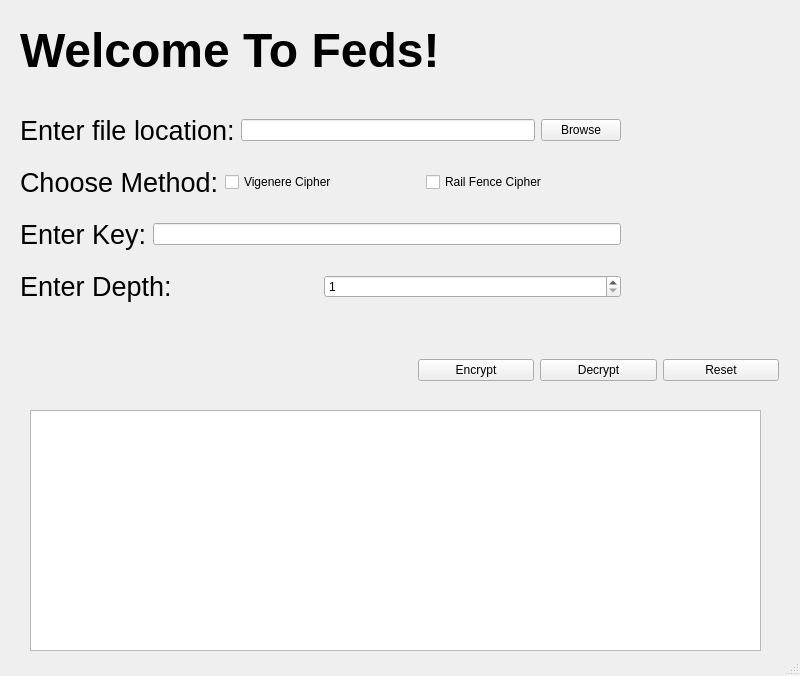
<?xml version="1.0" encoding="UTF-8"?>
<ui version="4.0">
 <class>MainWindow</class>
 <widget class="QMainWindow" name="MainWindow">
  <property name="geometry">
   <rect>
    <x>0</x>
    <y>0</y>
    <width>800</width>
    <height>676</height>
   </rect>
  </property>
  <property name="windowTitle">
   <string>MainWindow</string>
  </property>
  <widget class="QWidget" name="centralwidget">
   <widget class="QTextEdit" name="textEdit">
    <property name="geometry">
     <rect>
      <x>30</x>
      <y>410</y>
      <width>731</width>
      <height>241</height>
     </rect>
    </property>
   </widget>
   <widget class="QLabel" name="label_2">
    <property name="geometry">
     <rect>
      <x>20</x>
      <y>10</y>
      <width>451</width>
      <height>81</height>
     </rect>
    </property>
    <property name="text">
     <string>&lt;html&gt;&lt;head/&gt;&lt;body&gt;&lt;p&gt;&lt;span style=&quot; font-size:36pt; font-weight:700;&quot;&gt;Welcome To Feds!&lt;/span&gt;&lt;/p&gt;&lt;/body&gt;&lt;/html&gt;</string>
    </property>
   </widget>
   <widget class="QWidget" name="">
    <property name="geometry">
     <rect>
      <x>418</x>
      <y>340</y>
      <width>361</width>
      <height>61</height>
     </rect>
    </property>
    <layout class="QHBoxLayout" name="horizontalLayout_5">
     <item>
      <widget class="QPushButton" name="encryptButton">
       <property name="text">
        <string>Encrypt</string>
       </property>
      </widget>
     </item>
     <item>
      <widget class="QPushButton" name="decryptButton">
       <property name="text">
        <string>Decrypt</string>
       </property>
      </widget>
     </item>
     <item>
      <widget class="QPushButton" name="resetButton">
       <property name="text">
        <string>Reset</string>
       </property>
      </widget>
     </item>
    </layout>
   </widget>
   <widget class="QWidget" name="">
    <property name="geometry">
     <rect>
      <x>20</x>
      <y>100</y>
      <width>601</width>
      <height>221</height>
     </rect>
    </property>
    <layout class="QVBoxLayout" name="verticalLayout">
     <item>
      <layout class="QHBoxLayout" name="horizontalLayout">
       <item>
        <widget class="QLabel" name="label">
         <property name="text">
          <string>&lt;html&gt;&lt;head/&gt;&lt;body&gt;&lt;p&gt;&lt;span style=&quot; font-size:20pt;&quot;&gt;Enter file location:&lt;/span&gt;&lt;/p&gt;&lt;/body&gt;&lt;/html&gt;</string>
         </property>
        </widget>
       </item>
       <item>
        <widget class="QLineEdit" name="lineEdit"/>
       </item>
       <item>
        <widget class="QPushButton" name="browseButton">
         <property name="text">
          <string>Browse</string>
         </property>
        </widget>
       </item>
      </layout>
     </item>
     <item>
      <layout class="QHBoxLayout" name="horizontalLayout_2">
       <item>
        <widget class="QLabel" name="methodSelection">
         <property name="text">
          <string>&lt;html&gt;&lt;head/&gt;&lt;body&gt;&lt;p&gt;&lt;span style=&quot; font-size:20pt;&quot;&gt;Choose Method:&lt;/span&gt;&lt;/p&gt;&lt;/body&gt;&lt;/html&gt;</string>
         </property>
        </widget>
       </item>
       <item>
        <widget class="QCheckBox" name="vignerecheckBox">
         <property name="text">
          <string>Vigenere Cipher</string>
         </property>
        </widget>
       </item>
       <item>
        <widget class="QCheckBox" name="railFenceCheckbox">
         <property name="text">
          <string>Rail Fence Cipher</string>
         </property>
         <property name="iconSize">
          <size>
           <width>20</width>
           <height>20</height>
          </size>
         </property>
        </widget>
       </item>
      </layout>
     </item>
     <item>
      <layout class="QHBoxLayout" name="horizontalLayout_3">
       <item>
        <widget class="QLabel" name="label_3">
         <property name="text">
          <string>&lt;html&gt;&lt;head/&gt;&lt;body&gt;&lt;p&gt;&lt;span style=&quot; font-size:20pt;&quot;&gt;Enter Key:&lt;/span&gt;&lt;/p&gt;&lt;/body&gt;&lt;/html&gt;</string>
         </property>
        </widget>
       </item>
       <item>
        <widget class="QLineEdit" name="KeyInput"/>
       </item>
      </layout>
     </item>
     <item>
      <layout class="QHBoxLayout" name="horizontalLayout_4">
       <item>
        <widget class="QLabel" name="label_4">
         <property name="text">
          <string>&lt;html&gt;&lt;head/&gt;&lt;body&gt;&lt;p&gt;&lt;span style=&quot; font-size:20pt;&quot;&gt;Enter Depth:&lt;/span&gt;&lt;/p&gt;&lt;/body&gt;&lt;/html&gt;</string>
         </property>
        </widget>
       </item>
       <item>
        <widget class="QSpinBox" name="spinBox">
         <property name="minimum">
          <number>1</number>
         </property>
        </widget>
       </item>
      </layout>
     </item>
    </layout>
   </widget>
  </widget>
  <widget class="QStatusBar" name="statusbar"/>
  <widget class="QMenuBar" name="menuBar">
   <property name="geometry">
    <rect>
     <x>0</x>
     <y>0</y>
     <width>800</width>
     <height>22</height>
    </rect>
   </property>
  </widget>
 </widget>
 <resources/>
 <connections/>
</ui>
